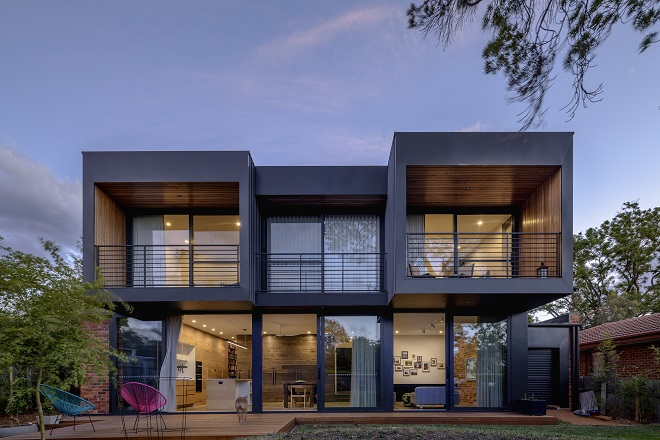
#> input picture img/house.jpg, 660 x 440 px
$ python basic_functions.py
#> lines starting #> are read from the running program, lines starting #| are printed output that depends on the picture; after the words box and inside, x2 and y2 are one past the last pixel; in counts of white or black regions, pixels touching at a corner belong together
import cv2
import numpy as np


def main():
    # Read original image
    img = cv2.imread('./img/house.jpg')
#> img is the input picture: shape (440, 660, 3); mean B, G, R 114.4, 98.4, 97.8
    # Convert image to gray scale
    img_gray = cv2.cvtColor(img, cv2.COLOR_BGR2GRAY)
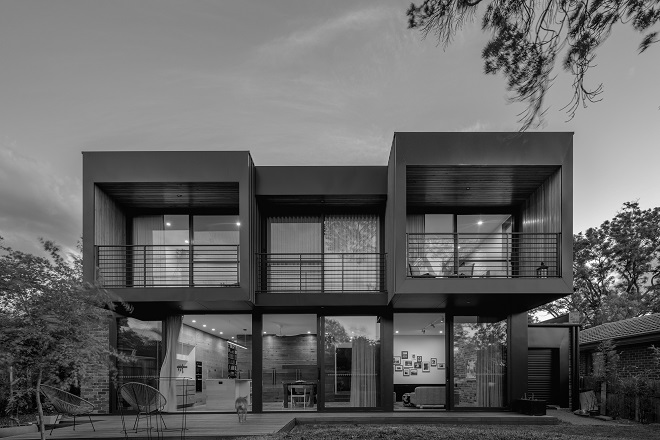
#> img_gray: shape (440, 660); min 0, max 255, mean 100.1
    # Blur image
    img_blur = cv2.GaussianBlur(img, (7, 7), 2)
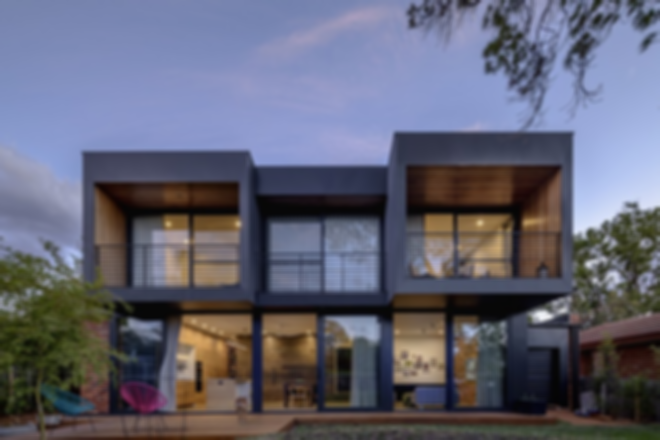
#> img_blur: shape (440, 660, 3); mean B, G, R 114.4, 98.4, 97.8
    # Edge detection
    img_canny1 = cv2.Canny(img_gray, 100, 200)
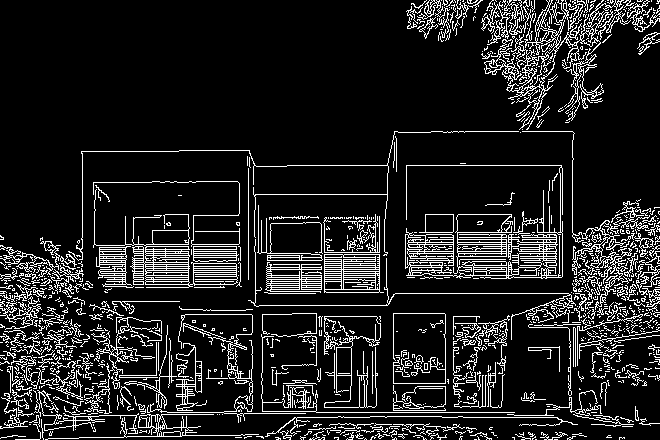
#> img_canny1: shape (440, 660); 12.9% white in thin lines or dots

    # Dialate and erode
    kernel = np.ones((5, 5), np.uint8)
    img_dia = cv2.dilate(img_canny1, kernel, iterations=1)
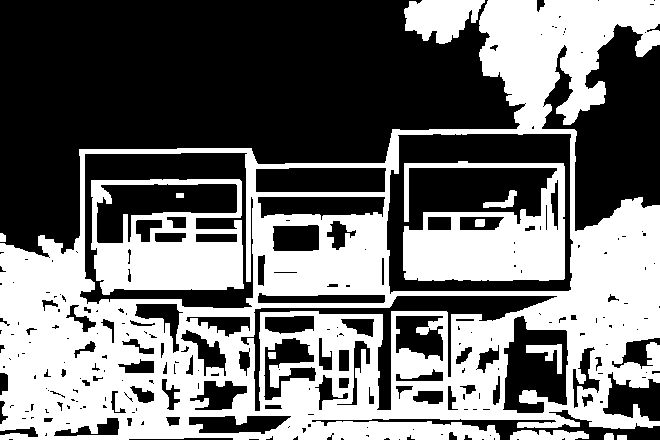
#> img_dia: shape (440, 660); 44.6% white; 13 white regions, largest, box (x1, y1, x2, y2) and area: (0, 0, 660, 440) 103642, (403, 161, 565, 281) 11483, (91, 179, 244, 295) 10221
    img_eroded = cv2.erode(img_dia, kernel, iterations=1)
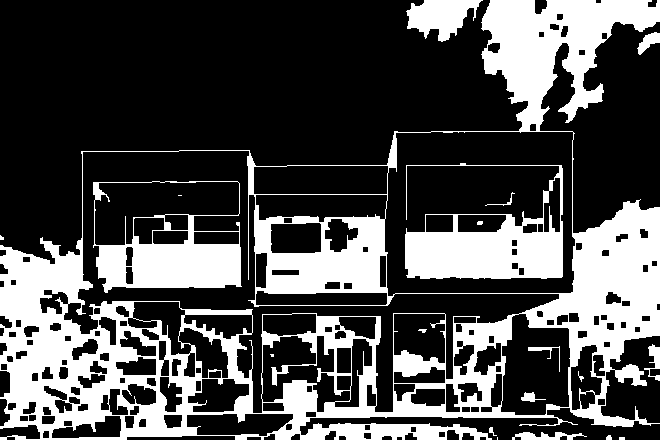
#> img_eroded: shape (440, 660); 30.2% white; 20 white regions (5 under 20 px), largest, box (x1, y1, x2, y2) and area: (0, 0, 660, 440) 69103, (405, 163, 563, 279) 8387, (93, 181, 242, 293) 6933


    # print(img_gray.shape)

    # Show images
    cv2.imshow('Image', img)
    cv2.imshow('Gray Scale', img_gray)
    cv2.imshow('Blured Image', img_blur)
    cv2.imshow('Canny Image 1', img_canny1)
    cv2.imshow('Dialate Image', img_dia)
    cv2.imshow('Eroded Image', img_eroded)

    cv2.waitKey(0)


if __name__ == '__main__':
    main()

$ run again, with img/people.jpg copied over img/house.jpg
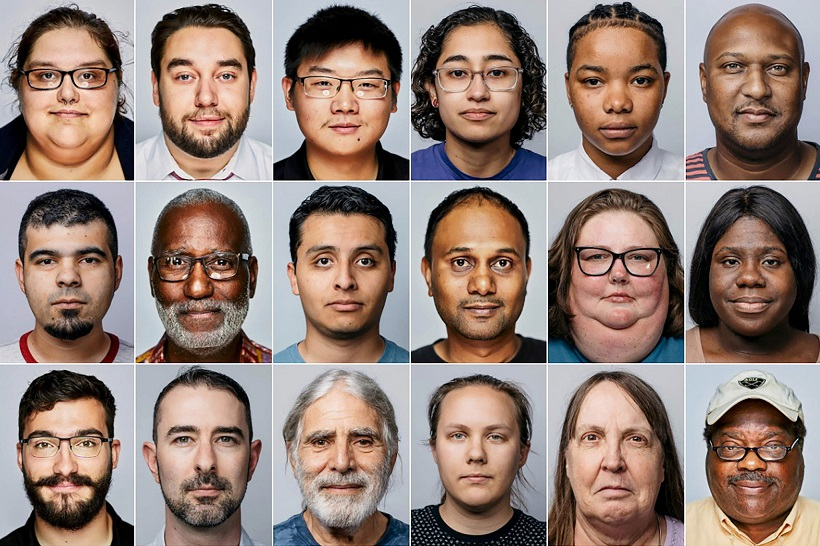
#> input picture img/people.jpg, 820 x 546 px
#> in main, img is the input picture: shape (546, 820, 3); mean B, G, R 119.4, 127.8, 147.3
#> in main, `img_canny1 = cv2.Canny(img_gray, 100, 200)`:
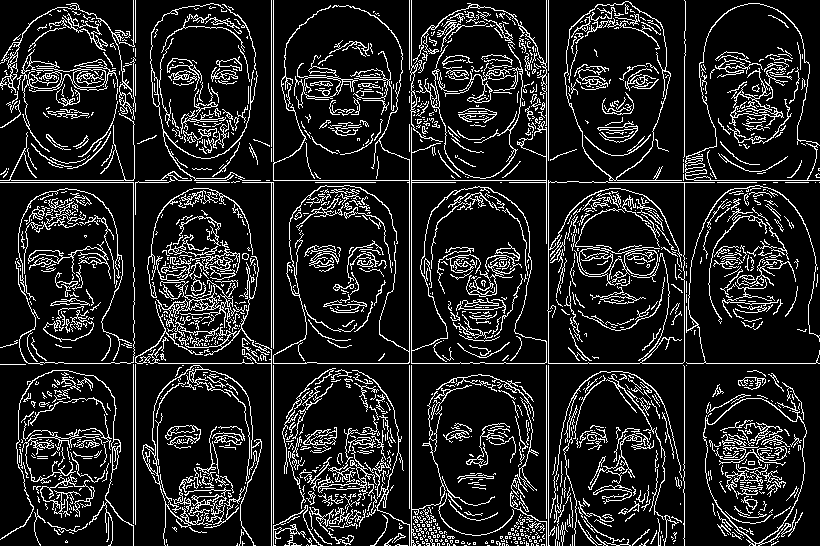
#> img_canny1: shape (546, 820); 13.8% white in thin lines or dots
#> img_dia: shape (546, 820); 54.6% white; 488 black regions (292 under 20 px), largest, box (x1, y1, x2, y2) and area: (687, 366, 820, 546) 8778, (691, 198, 820, 361) 7964, (136, 0, 271, 180) 6787
#> in main, `img_eroded = cv2.erode(img_dia, kernel, iterations=1)`:
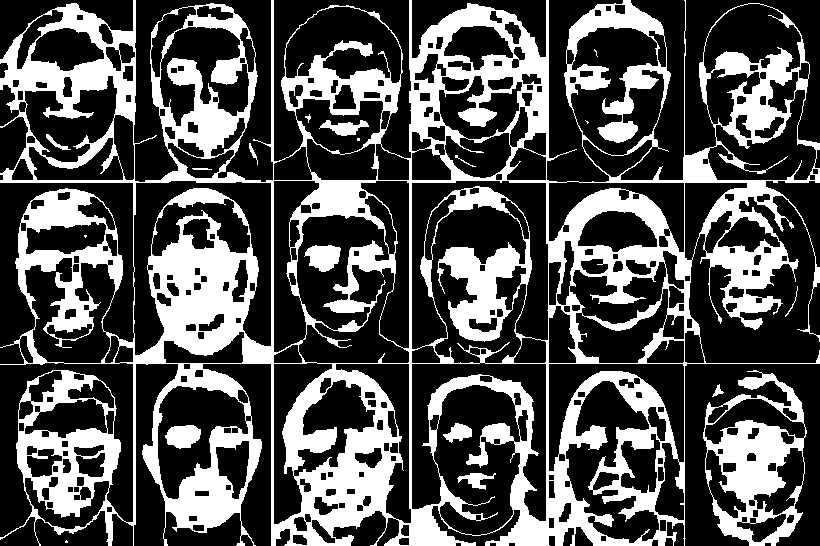
#> img_eroded: shape (546, 820); 32% white; 19 white regions (5 under 20 px), largest, box (x1, y1, x2, y2) and area: (0, 0, 820, 546) 133008, (703, 370, 807, 546) 7505, (304, 245, 341, 272) 695
